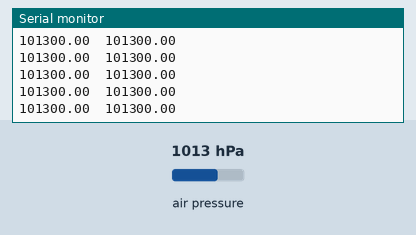
Recording of a sketch running on a simulated Arduino Uno, built with avr-gcc and run on an emulated ATmega328P. On the bench: the last lines printed to the serial monitor. The inputs (shaded band) are chosen by the test bench; at power-on: air pressure 1013 hPa.

Above: at 1.2 s.
1.3 s: air pressure set to 952 hPa
At 1.6 s:
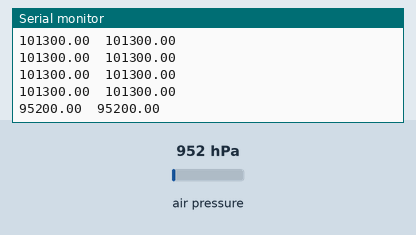
2.8 s: air pressure set to 975 hPa
At 2.93 s:
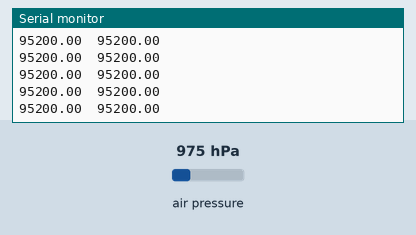
Timing chart, 0 to 5.8 s (numbered marks = the images above; inputs shaded):
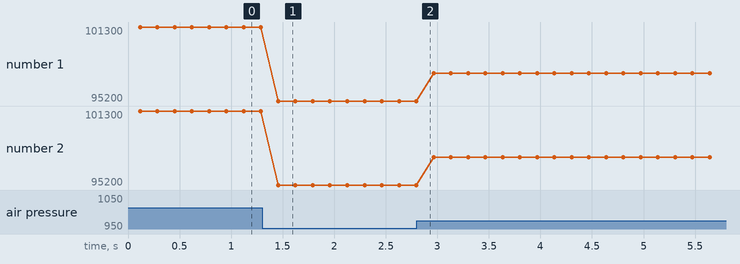

The sketch:

anda_para_2.ino
```cpp
//#include <SPI.h>
#include <Adafruit_Sensor.h>
#include <Adafruit_BMP280.h>

#define BMP_SCL 21
#define BMP_SDO 12
#define BMP_SDA 20

#define BMP_CSB1 10 //p1
#define BMP_CSB2 9 //p2

Adafruit_BMP280 bmp1(BMP_CSB1, BMP_SDA, BMP_SDO, BMP_SCL);

Adafruit_BMP280 bmp2(BMP_CSB2, BMP_SDA, BMP_SDO, BMP_SCL);

void setup() {
  Serial.begin(9600);

  //Serial.println("Starting BMP280 device 1...");

  if (!bmp1.begin()) {
  //Serial.println("Sensor BMP280 device 1 was not found.");
    while (1);
  }
 // Serial.println("Initialize BMP280 1 completed.");
 // delay(2000);

 // Serial.println("Starting BMP280 device 2...");

  if (!bmp2.begin()) {
  //  Serial.println("Sensor BMP280 device 2 was not found.");
     while (1);
  }
  //delay(2000);
}

void loop() {

  float p1 = 0;
  float p2 = 0;
  int i = 0;
  int medidas = 50;

  while(i<medidas){
  p1 = p1 + bmp1.readPressure()/*-145,57788*/;
  p2 = p2 + bmp2.readPressure();
  i++;
  }

  Serial.print(p1/medidas);
  Serial.print("  ");
  Serial.println(p2/medidas);
  //Serial.println((p2-p1)/medidas);
  delay(50);

}

/*The volume of air produced is 1.02 m3/min (36 ft3/min)
and the pressure is 867 Pascals (0.0867 N/cm2or0.122 lbs/in2)
or 6.5 mm Hg at full speed*/
```

Measured:
- after the input at 1.3 s, the serial monitor: prints a new line after 0.16 s (image 1)
- plotted number 1: 101300 → 95200 after the input at 1.3 s, 95200 → 97500 after the input at 2.8 s
- plotted number 2: 101300 → 95200 after the input at 1.3 s, 95200 → 97500 after the input at 2.8 s
